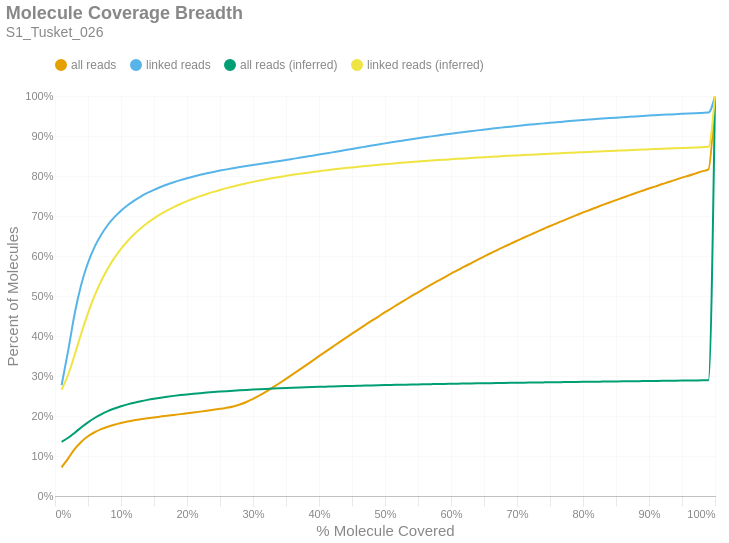

Write notebook code for a chart like this one.
### Markdown cell above
### Molecule Read Coverage
This chart shows molecule coverage breadth as computed by the number of bases aligned to that molecule. In other words, "*how much of each unique long molecule is actually sequenced/aligned?*" Keep in mind there is a distinction between sequences and alignments, since some sequences belonging to a particular molecule may not align well and wouldn't appear in the alignment data. This chart also shows molecule coverage breadth as computed by the *inferred fragment* from which the aligned sequences originate. Unlike read coverage, this calculation takes into account the total insert size, including unsequenced gaps between the forward and reverse reads. Like the previous figures, these are cumulative percents.

### Code cell
if SKIPLR:
    print_html(f"Skipped")
else:
    binned_df = consolidated_hist(valids['coverage_bp'], mask, 0.01, True)
    binned_df_inf = consolidated_hist(valids['coverage_inserts'], mask, 0.01, True)
    binned_df = binned_df.with_columns(pl.lit(binned_df_inf['all reads (cumsum)']).alias('all reads (inferred)'))
    binned_df = binned_df.with_columns(pl.lit(binned_df_inf['linked reads (cumsum)']).alias('linked reads (inferred)'))
    binned_df = binned_df.with_columns(
        (pl.col('bin').cast(pl.Float64) + 0.01).alias('right_edge')
    )

    with SafeRender(binned_df):
        (
            density_plot(binned_df, 'Molecule Coverage Breadth', samplename, 'molcov', ['all reads (inferred)','linked reads (inferred)'])
            .encode(
                #x=alt.X('bin:Q', title="% Molecule Covered").axis(format = '%').scale(padding=0),
                x=alt.X('right_edge:Q', title="% Molecule Covered").axis(format='%').scale(padding=0),
                y=alt.Y('value:Q', title='Percent of Molecules')
                    .axis(format='%')
                    .stack(False)
                    .scale(domainMin=0, padding=0),
                color=alt.Color("key:N").scale(domain = ["all reads", "linked reads", "all reads (inferred)", "linked reads (inferred)"]),
                tooltip = [
                    alt.Tooltip("key:N", title = "Data Type"),
                    alt.Tooltip("range_label:N", title="% Molecule Covered"),
                    alt.Tooltip("value:Q", format = ".2%", title="% Molecules")
                ]
            )
        ).display()

### Figure 1 — Vega-Lite specification as saved in the notebook (floating-point values rounded to 4 significant figures)
{"width": "container", "height": 400, "config": {"title": {"anchor": "start", "dy": -15, "fontSize": 18, "color": "#888888", "subtitleColor": "#888888", "subtitleFontSize": 14}, "arc": {"fill": "#0072B2"}, "axis": {"domainColor": "#888888", "domainWidth": 0.5, "gridWidth": 0.2, "grid": false, "titleFontWeight": 400, "titleFontSize": 15, "labelFontSize": 11, "labelColor": "#888888", "tickColor": "#888888", "tickWidth": 0.2, "titleColor": "#888888"}, "axisBand": {"grid": false}, "axisX": {"grid": true, "tickSize": 10, "domainCap": "round"}, "axisY": {"domain": false, "grid": true, "tickSize": 0, "domainCap": "round"}, "background": "transparent", "header": {"labelFontSize": 15, "labelColor": "#888888", "titleFontSize": 15, "titleFontWeight": 600, "titleColor": "#888888"}, "legend": {"labelFont": "sans-serif", "labelFontSize": 12, "labelColor": "#888888", "symbolSize": 100, "symbolType": "circle", "titleFontSize": 12, "titlePadding": 10, "titleColor": "#888888", "title": null, "orient": "top"}, "range": {"category": ["#E69F00", "#56B4E9", "#009E73", "#F0E442", "#0072B2", "#D55E00", "#CC79A7", "#000000"], "diverging": ["#cfe8f3", "#a2d4ec", "#73bfe2", "#46abdb", "#1696d2", "#12719e"]}, "area": {"fill": "#0072B2", "fillOpacity": 0.7, "line": true, "strokeOpacity": 0.7}, "line": {"color": "#0072B2", "stroke": "#0072B2", "strokeWidth": 2}, "trail": {"color": "#0072B2", "stroke": "#0072B2", "strokeWidth": 0, "size": 1}, "point": {"filled": true, "fillOpacity": 1.0, "size": 95}, "text": {"color": "#888888", "fontSize": 11, "align": "right", "fontWeight": 400, "size": 11}, "bar": {"fill": "#0072B2", "stroke": null}, "view": {"stroke": null, "continuousWidth": 660, "continuousHeight": 400}}, "data": {"name": "data-e0af5170ea5773cd6eaa93948c51209e"}, "mark": {"type": "line", "interpolate": "monotone", "point": {"opacity": 0, "size": 275}}, "encoding": {"color": {"field": "key", "scale": {"domain": ["all reads", "linked reads", "all reads (inferred)", "linked reads (inferred)"]}, "type": "nominal"}, "tooltip": [{"field": "key", "title": "Data Type", "type": "nominal"}, {"field": "range_label", "title": "% Molecule Covered", "type": "nominal"}, {"field": "value", "format": ".2%", "title": "% Molecules", "type": "quantitative"}], "x": {"axis": {"format": "%"}, "field": "right_edge", "scale": {"padding": 0}, "title": "% Molecule Covered", "type": "quantitative"}, "y": {"axis": {"format": "%"}, "field": "value", "scale": {"domainMin": 0, "padding": 0}, "stack": false, "title": "Percent of Molecules", "type": "quantitative"}}, "params": [{"name": "param_c36ac31b6afebe62", "select": {"type": "point", "fields": ["key"]}, "bind": "legend"}], "title": {"text": "Molecule Coverage Breadth", "subtitle": "S1_Tusket_026"}, "transform": [{"fold": ["all reads (cumsum)", "linked reads (cumsum)", "all reads (inferred)", "linked reads (inferred)"]}, {"calculate": "replace(datum.key, ' (cumsum)', '')", "as": "key"}, {"filter": {"param": "param_c36ac31b6afebe62"}}], "usermeta": {"embedOptions": {"downloadFileName": "S1_Tusket_026.molcov"}}, "$schema": "https://vega.github.io/schema/vega-lite/v6.1.0.json", "datasets": {"data-e0af5170ea5773cd6eaa93948c51209e": [{"bin": "0.0", "interval": "0.0-0.01", "all reads": 0.07178, "linked reads": 0.2768, "all reads (cumsum)": 0.07178, "linked reads (cumsum)": 0.2768, "range_label": "0.0-0.01", "all reads (inferred)": 0.1355, "linked reads (inferred)": 0.2654, "right_edge": 0.01}, {"bin": "0.01", "interval": "0.01-0.02", "all reads": 0.02224, "linked reads": 0.08723, "all reads (cumsum)": 0.09402, "linked reads (cumsum)": 0.364, "range_label": "0.01-0.02", "all reads (inferred)": 0.1455, "linked reads (inferred)": 0.3037, "right_edge": 0.02}, {"bin": "0.02", "interval": "0.02-0.03", "all reads": 0.02358, "linked reads": 0.09354, "all reads (cumsum)": 0.1176, "linked reads (cumsum)": 0.4575, "range_label": "0.02-0.03", "all reads (inferred)": 0.1582, "linked reads (inferred)": 0.3538, "right_edge": 0.03}, {"bin": "0.03", "interval": "0.03-0.04", "all reads": 0.01825, "linked reads": 0.07233, "all reads (cumsum)": 0.1358, "linked reads (cumsum)": 0.5299, "range_label": "0.03-0.04", "all reads (inferred)": 0.1717, "linked reads (inferred)": 0.4075, "right_edge": 0.04}, {"bin": "0.04", "interval": "0.04-0.05", "all reads": 0.01346, "linked reads": 0.05329, "all reads (cumsum)": 0.1493, "linked reads (cumsum)": 0.5832, "range_label": "0.04-0.05", "all reads (inferred)": 0.1842, "linked reads (inferred)": 0.4574, "right_edge": 0.05}, {"bin": "0.05", "interval": "0.05-0.06", "all reads": 0.01008, "linked reads": 0.0397, "all reads (cumsum)": 0.1594, "linked reads (cumsum)": 0.6229, "range_label": "0.05-0.06", "all reads (inferred)": 0.195, "linked reads (inferred)": 0.5007, "right_edge": 0.06}, {"bin": "0.06", "interval": "0.06-0.07", "all reads": 0.007735, "linked reads": 0.03044, "all reads (cumsum)": 0.1671, "linked reads (cumsum)": 0.6533, "range_label": "0.06-0.07", "all reads (inferred)": 0.2042, "linked reads (inferred)": 0.5376, "right_edge": 0.07}, {"bin": "0.07", "interval": "0.07-0.08", "all reads": 0.006168, "linked reads": 0.02425, "all reads (cumsum)": 0.1733, "linked reads (cumsum)": 0.6775, "range_label": "0.07-0.08", "all reads (inferred)": 0.212, "linked reads (inferred)": 0.5689, "right_edge": 0.08}, {"bin": "0.08", "interval": "0.08-0.09", "all reads": 0.004995, "linked reads": 0.01951, "all reads (cumsum)": 0.1783, "linked reads (cumsum)": 0.6971, "range_label": "0.08-0.09", "all reads (inferred)": 0.2186, "linked reads (inferred)": 0.5954, "right_edge": 0.09}, {"bin": "0.09", "interval": "0.09-0.1", "all reads": 0.004177, "linked reads": 0.0161, "all reads (cumsum)": 0.1825, "linked reads (cumsum)": 0.7132, "range_label": "0.09-0.1", "all reads (inferred)": 0.2243, "linked reads (inferred)": 0.6179, "right_edge": 0.1}, {"bin": "0.1", "interval": "0.1-0.11", "all reads": 0.003592, "linked reads": 0.01374, "all reads (cumsum)": 0.186, "linked reads (cumsum)": 0.7269, "range_label": "0.1-0.11", "all reads (inferred)": 0.2291, "linked reads (inferred)": 0.6374, "right_edge": 0.11}, {"bin": "0.11", "interval": "0.11-0.12", "all reads": 0.003079, "linked reads": 0.01171, "all reads (cumsum)": 0.1891, "linked reads (cumsum)": 0.7386, "range_label": "0.11-0.12", "all reads (inferred)": 0.2334, "linked reads (inferred)": 0.6544, "right_edge": 0.12}, {"bin": "0.12", "interval": "0.12-0.13", "all reads": 0.002708, "linked reads": 0.01009, "all reads (cumsum)": 0.1918, "linked reads (cumsum)": 0.7487, "range_label": "0.12-0.13", "all reads (inferred)": 0.2371, "linked reads (inferred)": 0.6692, "right_edge": 0.13}, {"bin": "0.13", "interval": "0.13-0.14", "all reads": 0.002425, "linked reads": 0.00889, "all reads (cumsum)": 0.1943, "linked reads (cumsum)": 0.7576, "range_label": "0.13-0.14", "all reads (inferred)": 0.2403, "linked reads (inferred)": 0.6824, "right_edge": 0.14}, {"bin": "0.14", "interval": "0.14-0.15", "all reads": 0.002226, "linked reads": 0.007933, "all reads (cumsum)": 0.1965, "linked reads (cumsum)": 0.7655, "range_label": "0.14-0.15", "all reads (inferred)": 0.2432, "linked reads (inferred)": 0.694, "right_edge": 0.15}, {"bin": "0.15", "interval": "0.15-0.16", "all reads": 0.00208, "linked reads": 0.006996, "all reads (cumsum)": 0.1986, "linked reads (cumsum)": 0.7725, "range_label": "0.15-0.16", "all reads (inferred)": 0.2458, "linked reads (inferred)": 0.7045, "right_edge": 0.16}, {"bin": "0.16", "interval": "0.16-0.17", "all reads": 0.002026, "linked reads": 0.006249, "all reads (cumsum)": 0.2006, "linked reads (cumsum)": 0.7788, "range_label": "0.16-0.17", "all reads (inferred)": 0.2482, "linked reads (inferred)": 0.7138, "right_edge": 0.17}, {"bin": "0.17", "interval": "0.17-0.18", "all reads": 0.002048, "linked reads": 0.005749, "all reads (cumsum)": 0.2026, "linked reads (cumsum)": 0.7845, "range_label": "0.17-0.18", "all reads (inferred)": 0.2503, "linked reads (inferred)": 0.7223, "right_edge": 0.18}, {"bin": "0.18", "interval": "0.18-0.19", "all reads": 0.002039, "linked reads": 0.005228, "all reads (cumsum)": 0.2047, "linked reads (cumsum)": 0.7897, "range_label": "0.18-0.19", "all reads (inferred)": 0.2522, "linked reads (inferred)": 0.73, "right_edge": 0.19}, {"bin": "0.19", "interval": "0.19-0.2", "all reads": 0.002079, "linked reads": 0.00478, "all reads (cumsum)": 0.2068, "linked reads (cumsum)": 0.7945, "range_label": "0.19-0.2", "all reads (inferred)": 0.254, "linked reads (inferred)": 0.7371, "right_edge": 0.2}, {"bin": "0.2", "interval": "0.2-0.21", "all reads": 0.00206, "linked reads": 0.004341, "all reads (cumsum)": 0.2088, "linked reads (cumsum)": 0.7989, "range_label": "0.2-0.21", "all reads (inferred)": 0.2556, "linked reads (inferred)": 0.7436, "right_edge": 0.21}, {"bin": "0.21", "interval": "0.21-0.22", "all reads": 0.002128, "linked reads": 0.004034, "all reads (cumsum)": 0.2109, "linked reads (cumsum)": 0.8029, "range_label": "0.21-0.22", "all reads (inferred)": 0.2571, "linked reads (inferred)": 0.7496, "right_edge": 0.22}, {"bin": "0.22", "interval": "0.22-0.23", "all reads": 0.002215, "linked reads": 0.003827, "all reads (cumsum)": 0.2132, "linked reads (cumsum)": 0.8067, "range_label": "0.22-0.23", "all reads (inferred)": 0.2585, "linked reads (inferred)": 0.7551, "right_edge": 0.23}, {"bin": "0.23", "interval": "0.23-0.24", "all reads": 0.002304, "linked reads": 0.00349, "all reads (cumsum)": 0.2155, "linked reads (cumsum)": 0.8102, "range_label": "0.23-0.24", "all reads (inferred)": 0.2598, "linked reads (inferred)": 0.7603, "right_edge": 0.24}, {"bin": "0.24", "interval": "0.24-0.25", "all reads": 0.002454, "linked reads": 0.003304, "all reads (cumsum)": 0.2179, "linked reads (cumsum)": 0.8135, "range_label": "0.24-0.25", "all reads (inferred)": 0.261, "linked reads (inferred)": 0.7651, "right_edge": 0.25}, {"bin": "0.25", "interval": "0.25-0.26", "all reads": 0.002668, "linked reads": 0.003059, "all reads (cumsum)": 0.2206, "linked reads (cumsum)": 0.8166, "range_label": "0.25-0.26", "all reads (inferred)": 0.2621, "linked reads (inferred)": 0.7696, "right_edge": 0.26}, {"bin": "0.26", "interval": "0.26-0.27", "all reads": 0.003384, "linked reads": 0.002903, "all reads (cumsum)": 0.224, "linked reads (cumsum)": 0.8195, "range_label": "0.26-0.27", "all reads (inferred)": 0.2632, "linked reads (inferred)": 0.7739, "right_edge": 0.27}, {"bin": "0.27", "interval": "0.27-0.28", "all reads": 0.004722, "linked reads": 0.002834, "all reads (cumsum)": 0.2287, "linked reads (cumsum)": 0.8223, "range_label": "0.27-0.28", "all reads (inferred)": 0.2643, "linked reads (inferred)": 0.778, "right_edge": 0.28}, {"bin": "0.28", "interval": "0.28-0.29", "all reads": 0.006329, "linked reads": 0.002725, "all reads (cumsum)": 0.235, "linked reads (cumsum)": 0.825, "range_label": "0.28-0.29", "all reads (inferred)": 0.2652, "linked reads (inferred)": 0.7817, "right_edge": 0.29}, {"bin": "0.29", "interval": "0.29-0.3", "all reads": 0.007824, "linked reads": 0.002597, "all reads (cumsum)": 0.2428, "linked reads (cumsum)": 0.8276, "range_label": "0.29-0.3", "all reads (inferred)": 0.2661, "linked reads (inferred)": 0.7853, "right_edge": 0.3}, {"bin": "0.3", "interval": "0.3-0.31", "all reads": 0.008687, "linked reads": 0.002524, "all reads (cumsum)": 0.2515, "linked reads (cumsum)": 0.8302, "range_label": "0.3-0.31", "all reads (inferred)": 0.2669, "linked reads (inferred)": 0.7886, "right_edge": 0.31}, {"bin": "0.31", "interval": "0.31-0.32", "all reads": 0.009543, "linked reads": 0.002454, "all reads (cumsum)": 0.2611, "linked reads (cumsum)": 0.8326, "range_label": "0.31-0.32", "all reads (inferred)": 0.2677, "linked reads (inferred)": 0.7918, "right_edge": 0.32}, {"bin": "0.32", "interval": "0.32-0.33", "all reads": 0.01028, "linked reads": 0.002544, "all reads (cumsum)": 0.2714, "linked reads (cumsum)": 0.8352, "range_label": "0.32-0.33", "all reads (inferred)": 0.2685, "linked reads (inferred)": 0.7948, "right_edge": 0.33}, {"bin": "0.33", "interval": "0.33-0.34", "all reads": 0.01054, "linked reads": 0.002477, "all reads (cumsum)": 0.2819, "linked reads (cumsum)": 0.8376, "range_label": "0.33-0.34", "all reads (inferred)": 0.2692, "linked reads (inferred)": 0.7977, "right_edge": 0.34}, {"bin": "0.34", "interval": "0.34-0.35", "all reads": 0.01087, "linked reads": 0.002525, "all reads (cumsum)": 0.2928, "linked reads (cumsum)": 0.8402, "range_label": "0.34-0.35", "all reads (inferred)": 0.2699, "linked reads (inferred)": 0.8004, "right_edge": 0.35}, {"bin": "0.35", "interval": "0.35-0.36", "all reads": 0.01112, "linked reads": 0.002628, "all reads (cumsum)": 0.3039, "linked reads (cumsum)": 0.8428, "range_label": "0.35-0.36", "all reads (inferred)": 0.2705, "linked reads (inferred)": 0.8029, "right_edge": 0.36}, {"bin": "0.36", "interval": "0.36-0.37", "all reads": 0.01129, "linked reads": 0.002675, "all reads (cumsum)": 0.3152, "linked reads (cumsum)": 0.8455, "range_label": "0.36-0.37", "all reads (inferred)": 0.2711, "linked reads (inferred)": 0.8053, "right_edge": 0.37}, {"bin": "0.37", "interval": "0.37-0.38", "all reads": 0.01141, "linked reads": 0.002683, "all reads (cumsum)": 0.3266, "linked reads (cumsum)": 0.8482, "range_label": "0.37-0.38", "all reads (inferred)": 0.2717, "linked reads (inferred)": 0.8077, "right_edge": 0.38}, {"bin": "0.38", "interval": "0.38-0.39", "all reads": 0.01136, "linked reads": 0.002674, "all reads (cumsum)": 0.3379, "linked reads (cumsum)": 0.8508, "range_label": "0.38-0.39", "all reads (inferred)": 0.2723, "linked reads (inferred)": 0.8099, "right_edge": 0.39}, {"bin": "0.39", "interval": "0.39-0.4", "all reads": 0.01163, "linked reads": 0.002746, "all reads (cumsum)": 0.3496, "linked reads (cumsum)": 0.8536, "range_label": "0.39-0.4", "all reads (inferred)": 0.2728, "linked reads (inferred)": 0.812, "right_edge": 0.4}, {"bin": "0.4", "interval": "0.4-0.41", "all reads": 0.01125, "linked reads": 0.002698, "all reads (cumsum)": 0.3608, "linked reads (cumsum)": 0.8563, "range_label": "0.4-0.41", "all reads (inferred)": 0.2734, "linked reads (inferred)": 0.8141, "right_edge": 0.41}, {"bin": "0.41", "interval": "0.41-0.42", "all reads": 0.01131, "linked reads": 0.002788, "all reads (cumsum)": 0.3721, "linked reads (cumsum)": 0.8591, "range_label": "0.41-0.42", "all reads (inferred)": 0.2739, "linked reads (inferred)": 0.8161, "right_edge": 0.42}, {"bin": "0.42", "interval": "0.42-0.43", "all reads": 0.01133, "linked reads": 0.002854, "all reads (cumsum)": 0.3835, "linked reads (cumsum)": 0.8619, "range_label": "0.42-0.43", "all reads (inferred)": 0.2744, "linked reads (inferred)": 0.818, "right_edge": 0.43}, {"bin": "0.43", "interval": "0.43-0.44", "all reads": 0.01112, "linked reads": 0.00283, "all reads (cumsum)": 0.3946, "linked reads (cumsum)": 0.8647, "range_label": "0.43-0.44", "all reads (inferred)": 0.2748, "linked reads (inferred)": 0.8198, "right_edge": 0.44}, {"bin": "0.44", "interval": "0.44-0.45", "all reads": 0.01117, "linked reads": 0.002879, "all reads (cumsum)": 0.4058, "linked reads (cumsum)": 0.8676, "range_label": "0.44-0.45", "all reads (inferred)": 0.2753, "linked reads (inferred)": 0.8215, "right_edge": 0.45}, {"bin": "0.45", "interval": "0.45-0.46", "all reads": 0.01099, "linked reads": 0.002831, "all reads (cumsum)": 0.4168, "linked reads (cumsum)": 0.8704, "range_label": "0.45-0.46", "all reads (inferred)": 0.2757, "linked reads (inferred)": 0.8232, "right_edge": 0.46}, {"bin": "0.46", "interval": "0.46-0.47", "all reads": 0.01082, "linked reads": 0.002795, "all reads (cumsum)": 0.4276, "linked reads (cumsum)": 0.8732, "range_label": "0.46-0.47", "all reads (inferred)": 0.2761, "linked reads (inferred)": 0.8249, "right_edge": 0.47}, {"bin": "0.47", "interval": "0.47-0.48", "all reads": 0.01076, "linked reads": 0.002802, "all reads (cumsum)": 0.4383, "linked reads (cumsum)": 0.876, "range_label": "0.47-0.48", "all reads (inferred)": 0.2765, "linked reads (inferred)": 0.8265, "right_edge": 0.48}, {"bin": "0.48", "interval": "0.48-0.49", "all reads": 0.01021, "linked reads": 0.002726, "all reads (cumsum)": 0.4486, "linked reads (cumsum)": 0.8788, "range_label": "0.48-0.49", "all reads (inferred)": 0.2769, "linked reads (inferred)": 0.828, "right_edge": 0.49}, {"bin": "0.49", "interval": "0.49-0.5", "all reads": 0.01128, "linked reads": 0.002792, "all reads (cumsum)": 0.4598, "linked reads (cumsum)": 0.8816, "range_label": "0.49-0.5", "all reads (inferred)": 0.2773, "linked reads (inferred)": 0.8295, "right_edge": 0.5}, {"bin": "0.5", "interval": "0.5-0.51", "all reads": 0.009428, "linked reads": 0.002542, "all reads (cumsum)": 0.4693, "linked reads (cumsum)": 0.8841, "range_label": "0.5-0.51", "all reads (inferred)": 0.2777, "linked reads (inferred)": 0.8309, "right_edge": 0.51}, {"bin": "0.51", "interval": "0.51-0.52", "all reads": 0.01051, "linked reads": 0.002667, "all reads (cumsum)": 0.4798, "linked reads (cumsum)": 0.8868, "range_label": "0.51-0.52", "all reads (inferred)": 0.278, "linked reads (inferred)": 0.8323, "right_edge": 0.52}, {"bin": "0.52", "interval": "0.52-0.53", "all reads": 0.009856, "linked reads": 0.002542, "all reads (cumsum)": 0.4896, "linked reads (cumsum)": 0.8893, "range_label": "0.52-0.53", "all reads (inferred)": 0.2784, "linked reads (inferred)": 0.8336, "right_edge": 0.53}, {"bin": "0.53", "interval": "0.53-0.54", "all reads": 0.009977, "linked reads": 0.002499, "all reads (cumsum)": 0.4996, "linked reads (cumsum)": 0.8918, "range_label": "0.53-0.54", "all reads (inferred)": 0.2787, "linked reads (inferred)": 0.8349, "right_edge": 0.54}, {"bin": "0.54", "interval": "0.54-0.55", "all reads": 0.009573, "linked reads": 0.002462, "all reads (cumsum)": 0.5092, "linked reads (cumsum)": 0.8943, "range_label": "0.54-0.55", "all reads (inferred)": 0.279, "linked reads (inferred)": 0.8361, "right_edge": 0.55}, {"bin": "0.55", "interval": "0.55-0.56", "all reads": 0.009724, "linked reads": 0.002388, "all reads (cumsum)": 0.5189, "linked reads (cumsum)": 0.8967, "range_label": "0.55-0.56", "all reads (inferred)": 0.2794, "linked reads (inferred)": 0.8374, "right_edge": 0.56}, {"bin": "0.56", "interval": "0.56-0.57", "all reads": 0.009492, "linked reads": 0.002382, "all reads (cumsum)": 0.5284, "linked reads (cumsum)": 0.899, "range_label": "0.56-0.57", "all reads (inferred)": 0.2797, "linked reads (inferred)": 0.8386, "right_edge": 0.57}, {"bin": "0.57", "interval": "0.57-0.58", "all reads": 0.009155, "linked reads": 0.002297, "all reads (cumsum)": 0.5375, "linked reads (cumsum)": 0.9013, "range_label": "0.57-0.58", "all reads (inferred)": 0.28, "linked reads (inferred)": 0.8397, "right_edge": 0.58}, {"bin": "0.58", "interval": "0.58-0.59", "all reads": 0.009156, "linked reads": 0.002242, "all reads (cumsum)": 0.5467, "linked reads (cumsum)": 0.9036, "range_label": "0.58-0.59", "all reads (inferred)": 0.2803, "linked reads (inferred)": 0.8408, "right_edge": 0.59}, {"bin": "0.59", "interval": "0.59-0.6", "all reads": 0.009161, "linked reads": 0.002191, "all reads (cumsum)": 0.5559, "linked reads (cumsum)": 0.9058, "range_label": "0.59-0.6", "all reads (inferred)": 0.2805, "linked reads (inferred)": 0.8419, "right_edge": 0.6}, {"bin": "0.6", "interval": "0.6-0.61", "all reads": 0.008597, "linked reads": 0.002096, "all reads (cumsum)": 0.5645, "linked reads (cumsum)": 0.9079, "range_label": "0.6-0.61", "all reads (inferred)": 0.2808, "linked reads (inferred)": 0.843, "right_edge": 0.61}, {"bin": "0.61", "interval": "0.61-0.62", "all reads": 0.008867, "linked reads": 0.002154, "all reads (cumsum)": 0.5733, "linked reads (cumsum)": 0.91, "range_label": "0.61-0.62", "all reads (inferred)": 0.2811, "linked reads (inferred)": 0.844, "right_edge": 0.62}, {"bin": "0.62", "interval": "0.62-0.63", "all reads": 0.008481, "linked reads": 0.002043, "all reads (cumsum)": 0.5818, "linked reads (cumsum)": 0.9121, "range_label": "0.62-0.63", "all reads (inferred)": 0.2814, "linked reads (inferred)": 0.845, "right_edge": 0.63}, {"bin": "0.63", "interval": "0.63-0.64", "all reads": 0.008434, "linked reads": 0.002007, "all reads (cumsum)": 0.5902, "linked reads (cumsum)": 0.9141, "range_label": "0.63-0.64", "all reads (inferred)": 0.2816, "linked reads (inferred)": 0.846, "right_edge": 0.64}, {"bin": "0.64", "interval": "0.64-0.65", "all reads": 0.008262, "linked reads": 0.001966, "all reads (cumsum)": 0.5985, "linked reads (cumsum)": 0.916, "range_label": "0.64-0.65", "all reads (inferred)": 0.2819, "linked reads (inferred)": 0.847, "right_edge": 0.65}, {"bin": "0.65", "interval": "0.65-0.66", "all reads": 0.008401, "linked reads": 0.001947, "all reads (cumsum)": 0.6069, "linked reads (cumsum)": 0.918, "range_label": "0.65-0.66", "all reads (inferred)": 0.2822, "linked reads (inferred)": 0.8479, "right_edge": 0.66}, {"bin": "0.66", "interval": "0.66-0.67", "all reads": 0.00789, "linked reads": 0.00186, "all reads (cumsum)": 0.6148, "linked reads (cumsum)": 0.9198, "range_label": "0.66-0.67", "all reads (inferred)": 0.2824, "linked reads (inferred)": 0.8488, "right_edge": 0.67}, {"bin": "0.67", "interval": "0.67-0.68", "all reads": 0.007908, "linked reads": 0.001768, "all reads (cumsum)": 0.6227, "linked reads (cumsum)": 0.9216, "range_label": "0.67-0.68", "all reads (inferred)": 0.2827, "linked reads (inferred)": 0.8498, "right_edge": 0.68}, {"bin": "0.68", "interval": "0.68-0.69", "all reads": 0.007654, "linked reads": 0.001784, "all reads (cumsum)": 0.6304, "linked reads (cumsum)": 0.9234, "range_label": "0.68-0.69", "all reads (inferred)": 0.2829, "linked reads (inferred)": 0.8506, "right_edge": 0.69}, {"bin": "0.69", "interval": "0.69-0.7", "all reads": 0.007808, "linked reads": 0.001774, "all reads (cumsum)": 0.6382, "linked reads (cumsum)": 0.9252, "range_label": "0.69-0.7", "all reads (inferred)": 0.2831, "linked reads (inferred)": 0.8515, "right_edge": 0.7}, {"bin": "0.7", "interval": "0.7-0.71", "all reads": 0.007432, "linked reads": 0.001674, "all reads (cumsum)": 0.6456, "linked reads (cumsum)": 0.9268, "range_label": "0.7-0.71", "all reads (inferred)": 0.2834, "linked reads (inferred)": 0.8523, "right_edge": 0.71}, {"bin": "0.71", "interval": "0.71-0.72", "all reads": 0.007382, "linked reads": 0.001616, "all reads (cumsum)": 0.653, "linked reads (cumsum)": 0.9285, "range_label": "0.71-0.72", "all reads (inferred)": 0.2836, "linked reads (inferred)": 0.8531, "right_edge": 0.72}, {"bin": "0.72", "interval": "0.72-0.73", "all reads": 0.007409, "linked reads": 0.001554, "all reads (cumsum)": 0.6604, "linked reads (cumsum)": 0.93, "range_label": "0.72-0.73", "all reads (inferred)": 0.2838, "linked reads (inferred)": 0.854, "right_edge": 0.73}, {"bin": "0.73", "interval": "0.73-0.74", "all reads": 0.007118, "linked reads": 0.001548, "all reads (cumsum)": 0.6675, "linked reads (cumsum)": 0.9316, "range_label": "0.73-0.74", "all reads (inferred)": 0.284, "linked reads (inferred)": 0.8548, "right_edge": 0.74}, {"bin": "0.74", "interval": "0.74-0.75", "all reads": 0.007451, "linked reads": 0.001535, "all reads (cumsum)": 0.675, "linked reads (cumsum)": 0.9331, "range_label": "0.74-0.75", "all reads (inferred)": 0.2843, "linked reads (inferred)": 0.8557, "right_edge": 0.75}, {"bin": "0.75", "interval": "0.75-0.76", "all reads": 0.006786, "linked reads": 0.001398, "all reads (cumsum)": 0.6817, "linked reads (cumsum)": 0.9345, "range_label": "0.75-0.76", "all reads (inferred)": 0.2845, "linked reads (inferred)": 0.8564, "right_edge": 0.76}, {"bin": "0.76", "interval": "0.76-0.77", "all reads": 0.006889, "linked reads": 0.001423, "all reads (cumsum)": 0.6886, "linked reads (cumsum)": 0.9359, "range_label": "0.76-0.77", "all reads (inferred)": 0.2847, "linked reads (inferred)": 0.8572, "right_edge": 0.77}, {"bin": "0.77", "interval": "0.77-0.78", "all reads": 0.006782, "linked reads": 0.001384, "all reads (cumsum)": 0.6954, "linked reads (cumsum)": 0.9373, "range_label": "0.77-0.78", "all reads (inferred)": 0.2849, "linked reads (inferred)": 0.858, "right_edge": 0.78}, {"bin": "0.78", "interval": "0.78-0.79", "all reads": 0.006607, "linked reads": 0.00128, "all reads (cumsum)": 0.702, "linked reads (cumsum)": 0.9386, "range_label": "0.78-0.79", "all reads (inferred)": 0.2851, "linked reads (inferred)": 0.8588, "right_edge": 0.79}, {"bin": "0.79", "interval": "0.79-0.8", "all reads": 0.006886, "linked reads": 0.00137, "all reads (cumsum)": 0.7089, "linked reads (cumsum)": 0.94, "range_label": "0.79-0.8", "all reads (inferred)": 0.2854, "linked reads (inferred)": 0.8595, "right_edge": 0.8}, {"bin": "0.8", "interval": "0.8-0.81", "all reads": 0.006179, "linked reads": 0.001237, "all reads (cumsum)": 0.7151, "linked reads (cumsum)": 0.9412, "range_label": "0.8-0.81", "all reads (inferred)": 0.2856, "linked reads (inferred)": 0.8603, "right_edge": 0.81}, {"bin": "0.81", "interval": "0.81-0.82", "all reads": 0.006271, "linked reads": 0.001198, "all reads (cumsum)": 0.7214, "linked reads (cumsum)": 0.9424, "range_label": "0.81-0.82", "all reads (inferred)": 0.2858, "linked reads (inferred)": 0.861, "right_edge": 0.82}, {"bin": "0.82", "interval": "0.82-0.83", "all reads": 0.006294, "linked reads": 0.001207, "all reads (cumsum)": 0.7276, "linked reads (cumsum)": 0.9436, "range_label": "0.82-0.83", "all reads (inferred)": 0.286, "linked reads (inferred)": 0.8618, "right_edge": 0.83}, {"bin": "0.83", "interval": "0.83-0.84", "all reads": 0.006116, "linked reads": 0.001168, "all reads (cumsum)": 0.7338, "linked reads (cumsum)": 0.9448, "range_label": "0.83-0.84", "all reads (inferred)": 0.2862, "linked reads (inferred)": 0.8625, "right_edge": 0.84}, {"bin": "0.84", "interval": "0.84-0.85", "all reads": 0.005949, "linked reads": 0.001137, "all reads (cumsum)": 0.7397, "linked reads (cumsum)": 0.9459, "range_label": "0.84-0.85", "all reads (inferred)": 0.2864, "linked reads (inferred)": 0.8632, "right_edge": 0.85}, {"bin": "0.85", "interval": "0.85-0.86", "all reads": 0.006015, "linked reads": 0.001079, "all reads (cumsum)": 0.7457, "linked reads (cumsum)": 0.947, "range_label": "0.85-0.86", "all reads (inferred)": 0.2866, "linked reads (inferred)": 0.864, "right_edge": 0.86}, {"bin": "0.86", "interval": "0.86-0.87", "all reads": 0.005798, "linked reads": 0.001039, "all reads (cumsum)": 0.7515, "linked reads (cumsum)": 0.948, "range_label": "0.86-0.87", "all reads (inferred)": 0.2868, "linked reads (inferred)": 0.8647, "right_edge": 0.87}, {"bin": "0.87", "interval": "0.87-0.88", "all reads": 0.005817, "linked reads": 0.001033, "all reads (cumsum)": 0.7573, "linked reads (cumsum)": 0.9491, "range_label": "0.87-0.88", "all reads (inferred)": 0.287, "linked reads (inferred)": 0.8653, "right_edge": 0.88}, {"bin": "0.88", "interval": "0.88-0.89", "all reads": 0.005673, "linked reads": 0.001008, "all reads (cumsum)": 0.763, "linked reads (cumsum)": 0.9501, "range_label": "0.88-0.89", "all reads (inferred)": 0.2872, "linked reads (inferred)": 0.8661, "right_edge": 0.89}, {"bin": "0.89", "interval": "0.89-0.9", "all reads": 0.005701, "linked reads": 0.0009732, "all reads (cumsum)": 0.7687, "linked reads (cumsum)": 0.951, "range_label": "0.89-0.9", "all reads (inferred)": 0.2874, "linked reads (inferred)": 0.8667, "right_edge": 0.9}, {"bin": "0.9", "interval": "0.9-0.91", "all reads": 0.005267, "linked reads": 0.0009109, "all reads (cumsum)": 0.774, "linked reads (cumsum)": 0.9519, "range_label": "0.9-0.91", "all reads (inferred)": 0.2876, "linked reads (inferred)": 0.8674, "right_edge": 0.91}, {"bin": "0.91", "interval": "0.91-0.92", "all reads": 0.005899, "linked reads": 0.0009217, "all reads (cumsum)": 0.7799, "linked reads (cumsum)": 0.9529, "range_label": "0.91-0.92", "all reads (inferred)": 0.2878, "linked reads (inferred)": 0.8681, "right_edge": 0.92}, {"bin": "0.92", "interval": "0.92-0.93", "all reads": 0.005002, "linked reads": 0.0008511, "all reads (cumsum)": 0.7849, "linked reads (cumsum)": 0.9537, "range_label": "0.92-0.93", "all reads (inferred)": 0.288, "linked reads (inferred)": 0.8688, "right_edge": 0.93}, {"bin": "0.93", "interval": "0.93-0.94", "all reads": 0.00535, "linked reads": 0.0008528, "all reads (cumsum)": 0.7902, "linked reads (cumsum)": 0.9546, "range_label": "0.93-0.94", "all reads (inferred)": 0.2882, "linked reads (inferred)": 0.8694, "right_edge": 0.94}, {"bin": "0.94", "interval": "0.94-0.95", "all reads": 0.005736, "linked reads": 0.0008433, "all reads (cumsum)": 0.796, "linked reads (cumsum)": 0.9554, "range_label": "0.94-0.95", "all reads (inferred)": 0.2884, "linked reads (inferred)": 0.87, "right_edge": 0.95}, {"bin": "0.95", "interval": "0.95-0.96", "all reads": 0.004621, "linked reads": 0.0007939, "all reads (cumsum)": 0.8006, "linked reads (cumsum)": 0.9562, "range_label": "0.95-0.96", "all reads (inferred)": 0.2887, "linked reads (inferred)": 0.8706, "right_edge": 0.96}, {"bin": "0.96", "interval": "0.96-0.97", "all reads": 0.005417, "linked reads": 0.0007606, "all reads (cumsum)": 0.806, "linked reads (cumsum)": 0.957, "range_label": "0.96-0.97", "all reads (inferred)": 0.2889, "linked reads (inferred)": 0.8713, "right_edge": 0.97}, {"bin": "0.97", "interval": "0.97-0.98", "all reads": 0.005455, "linked reads": 0.0007424, "all reads (cumsum)": 0.8115, "linked reads (cumsum)": 0.9577, "range_label": "0.97-0.98", "all reads (inferred)": 0.2891, "linked reads (inferred)": 0.872, "right_edge": 0.98}, {"bin": "0.98", "interval": "0.98-0.99", "all reads": 0.00511, "linked reads": 0.0007359, "all reads (cumsum)": 0.8166, "linked reads (cumsum)": 0.9585, "range_label": "0.98-0.99", "all reads (inferred)": 0.2894, "linked reads (inferred)": 0.8728, "right_edge": 0.99}, {"bin": "0.99", "interval": "0.99-1.0", "all reads": 0.1834, "linked reads": 0.04155, "all reads (cumsum)": 1.0, "linked reads (cumsum)": 1.0, "range_label": "0.99-1.0", "all reads (inferred)": 1.0, "linked reads (inferred)": 1.0, "right_edge": 1.0}]}}
